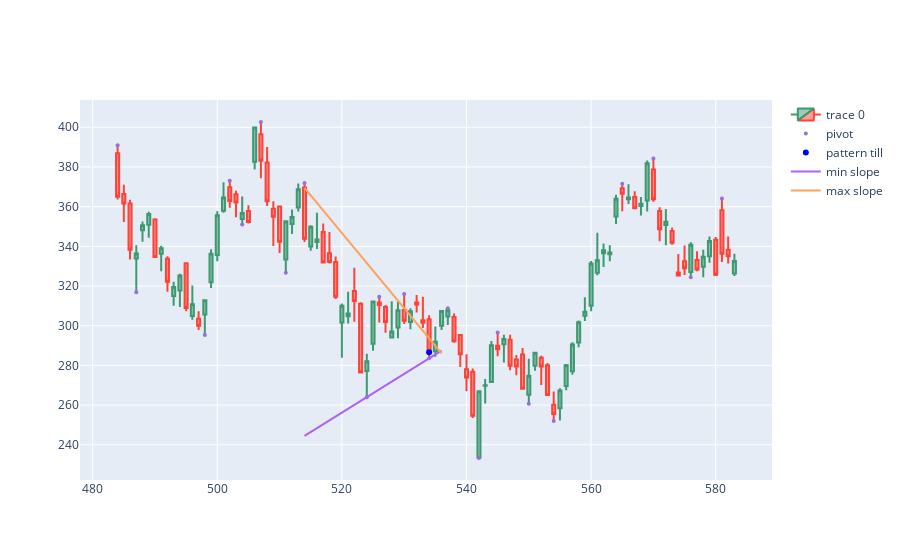

Notebook source saved alongside this figure:
### Code cell
opportunity = Opportunity(df, triangle, validCandle, backcandles)
opportunity.plotEverything()
